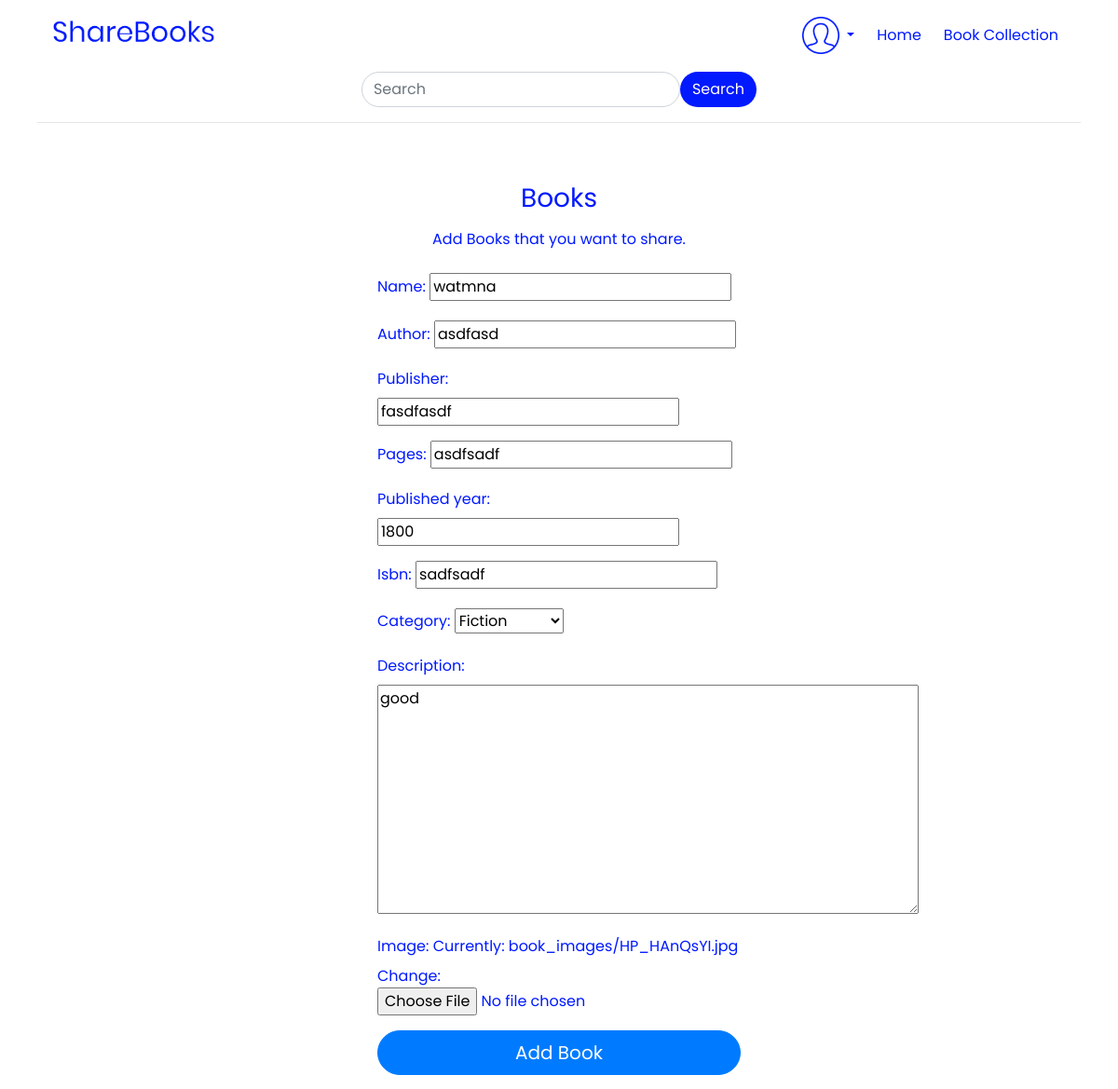
The app's page /books/book/9/update/ (signed in) with its own data.
### books/models.py (models this page shows, shortened)
class BookDetails(models.Model):
    name = models.CharField(max_length = 100)
    author = models.CharField(max_length = 100)
    publisher = models.CharField(max_length = 500)
    pages =  models.CharField(max_length = 10)
    published_year = models.CharField(max_length = 4)
    isbn = models.CharField(max_length = 100)
    description = models.TextField()
    CATEGORY_OF_BOOKS =[
        ('E','Educational'),
        ('F','Fiction'),
        ('N','Non-Fiction'),
    ]
    category = models.CharField(max_length = 1, choices = CATEGORY_OF_BOOKS,)
    image = models.ImageField(upload_to='book_images')
    added_by = models.ForeignKey(User, on_delete = models.CASCADE)
    class Meta:
        db_table = 'book_details'

### books/views.py (the view, shortened to what this page needs)
# urls.py: path('book/<int:pk>/update/', BookUpdateView.as_view(), name='books-update'),
class BookUpdateView(LoginRequiredMixin, UserPassesTestMixin, UpdateView):
    model = BookDetails
    fields= ['name', 'author', 'publisher', 'pages', 'published_year', 'isbn', 'category', 'description', 'image']
    def test_func(self):
        book = self.get_object()
        if self.request.user == book.added_by:
            return True
        return False

### books/templates/books/bookdetails_form.html (shortened to what this page needs)
{% extends 'base.html' %}
{% load static %}
{% block content %}
    <form class="form-signin pt-5" method="POST"  enctype="multipart/form-data">
        <div class="text-center mb-4">
            <h1 class="h3 mb-3 font-weight-normal">Books</h1>
            <p>
                Add Books that you want to share.
            </p>
        </div>
        <div class="form-elements">
            {{ form.as_p }}
        </div>
        <button class="btn btn-lg btn-primary btn-block rounded-pill" type="submit">Add Book</button>
    </form>
{% endblock %}

### static/CSS/style.css (style rules this page uses)
body { color: #0019FF ; font-family: 'Poppins', sans-serif; }
a { color: #0019FF; }
.form-signin { width: 100%; max-width: 420px; padding: 15px; margin: auto; }

### records on screen
BookDetails: name "watmna", author "asdfasd", publisher "fasdfasdf", pages "asdfsadf", published_year "1800", isbn "sadfsadf", category "Fiction", description "good"
